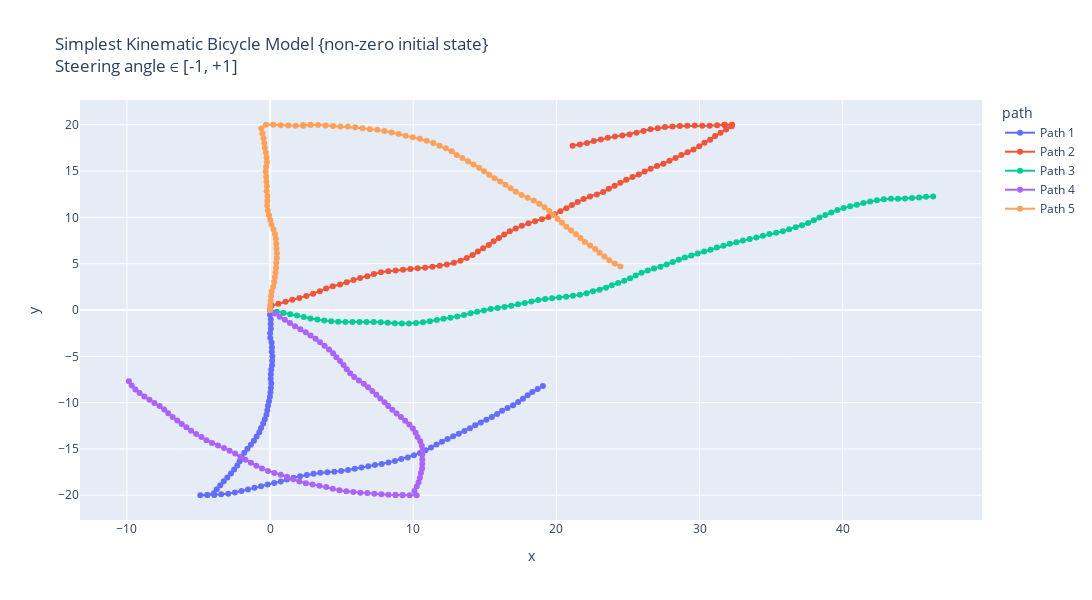

Notebook source saved alongside this figure:
### Markdown cell above
Simplest Kinematic Bicycle Model with non zero initial state: 
Using simple_kinematic_bicycle_model so that always a fwd motion is observed i.e. keeping steering angle between -1 to +1 radians

### Code cell
# Making 5 possible trajectories 
trajectories = []
for i in range (5):
    # Passed initial heading angle randomly (any angle b/w -90 to +90 degrees).
    # Passed acceleration; keeping acceleration constant for each trajectory, in a range of 0-2
    # Effect of acc. in the trajectory can be removed by making a = 0.0 
    # Initial delta can be any angle between -180 to +180 degrees.
    (x_traj, y_traj, θi, δi, a_traj, v_traj) = start_trajectory(v_init = 5, theta_init = round(np.pi * random.uniform(-0.5, 0.5), 2), a_init = round(random.uniform(-2, 2), 2), delta_init = round(np.pi * random.uniform(-1, 1), 2), mode = "simple")
    trajectories.append((x_traj, y_traj, θi, δi, a_traj, v_traj))

# Create a DataFrame for plotting
data = []
for i, (x_traj, y_traj, theta_init, delta_init, a_traj, v_traj) in enumerate(trajectories):
    for x, y, v in zip(x_traj, y_traj, v_traj):
        data.append({"x": x, "y": y, "v": v, "path": f"Path {i+1}"})
df = pd.DataFrame(data)

# Creating the plot using plotly.
fig = px.line(df, x="x", y="y", color="path", custom_data=["v"], title="Simplest Kinematic Bicycle Model {non-zero initial state} <br>Steering angle ∈ [-1, +1]", render_mode="svg")
# Adding hover functionality
fig.update_traces(mode="markers+lines", hovertemplate="<br>".join([
    "v: %{customdata[0]:.2f}",
    "x: %{x:.2f}",
    "y: %{y:.2f}"
]))
fig.update_layout(height=600,width=1130)
fig.show()

# Using matplotlib :
plt.figure(figsize=(15, 6))
for i, (x_traj, y_traj, θi, δi, a_traj, v_traj) in enumerate(trajectories):
    # Model built such that a remains same inside; can be randomised by using a random statement.
    # print(x_traj,"\n", y_traj)
    plt.plot(x_traj, y_traj, label=f"Path {i+1}, θi = {θi}, δi = {δi}, ai = {a_traj[0]}", alpha = 0.7)
plt.xlabel("x [m]")
plt.ylabel("y [m]")
plt.grid("True")
plt.title("Simplest Kinematic Bicycle Model {non-zero initial state} \n Steering angle ∈ [-1, +1]")
plt.legend()
plt.axis('equal')
plt.show()

# Using plt to show the velocity variation w.r.t. time :
dt = 0.1  # Time step
t_end = 10  # 10 seconds
t = np.arange(0, t_end + dt, dt)

plt.figure(figsize=(15, 6))
for i, (x_traj, y_traj, θi, δi, a_traj, v_traj) in enumerate(trajectories):
    # Model built such that a remains same inside; can be randomised by using a random statement.
    # print(x_traj,"\n", y_traj)
    plt.plot(t, v_traj, label=f"Path {i+1}", alpha = 0.7)
plt.ylabel("v [m/s]")
plt.xlabel("t [s]")
plt.grid("True")
plt.title("Velocity variation w.r.t. time")
plt.legend()
plt.show()
